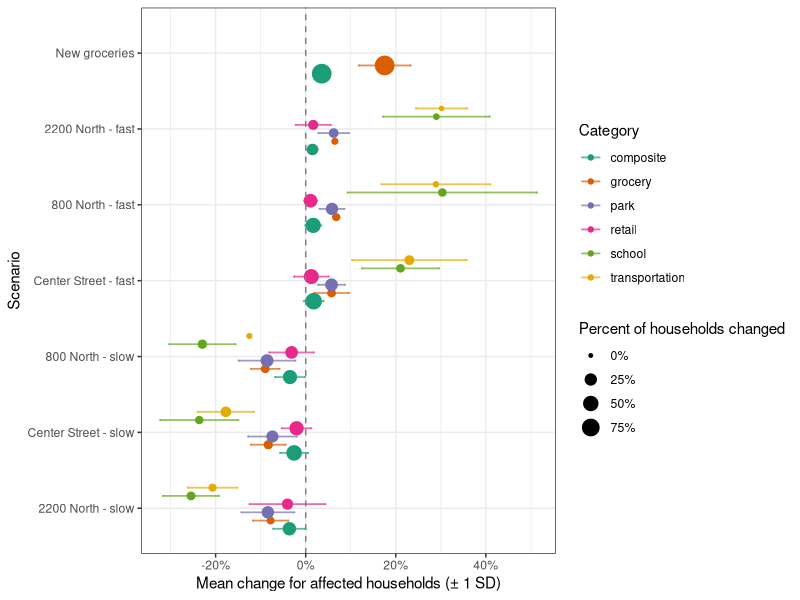

Source code (R):
## ---- chunk 1
library(tidyverse)
access_summary <- structure(list(scenario = c("2200 North - fast", "2200 North - fast", 
"2200 North - fast", "2200 North - fast", "2200 North - fast", 
"2200 North - fast", "2200 North - slow", "2200 North - slow", 
"2200 North - slow", "2200 North - slow", "2200 North - slow", 
"2200 North - slow", "800 North - fast", "800 North - fast", 
"800 North - fast", "800 North - fast", "800 North - fast", "800 North - fast", 
"800 North - slow", "800 North - slow", "800 North - slow", "800 North - slow", 
"800 North - slow", "800 North - slow", "Center Street - fast", 
"Center Street - fast", "Center Street - fast", "Center Street - fast", 
"Center Street - fast", "Center Street - fast", "Center Street - slow", 
"Center Street - slow", "Center Street - slow", "Center Street - slow", 
"Center Street - slow", "Center Street - slow", "New groceries", 
"New groceries", "New groceries", "New groceries", "New groceries", 
"New groceries"), category = c("grocery", "park", "transportation", 
"school", "retail", "composite", "grocery", "park", "transportation", 
"school", "retail", "composite", "grocery", "park", "transportation", 
"school", "retail", "composite", "grocery", "park", "transportation", 
"school", "retail", "composite", "grocery", "park", "transportation", 
"school", "retail", "composite", "grocery", "park", "transportation", 
"school", "retail", "composite", "grocery", "park", "transportation", 
"school", "retail", "composite"), pct_changed = c(0.022391692357618, 
0.102812855671779, 0.00181188814971064, 0.0149707920119549, 0.121585807777597, 
0.19581913570231, 0.0387257288117259, 0.257059237981681, 0.0458921520904321, 
0.0700991713082462, 0.176726702363568, 0.329790686354048, 0.0460544107307047, 
0.256517261937022, 0.010087078803613, 0.0593941040619481, 0.354886689382876, 
0.484477256747255, 0.0635513007734329, 0.285025201886077, 0.00843744929417491, 
0.0878141556853688, 0.27570447292985, 0.390718805776408, 0.0657958786305371, 
0.279415749823858, 0.109281194223592, 0.0623556581986143, 0.464600573313862, 
0.614797987992861, 0.0829412082860079, 0.236057666251152, 0.146492509059441, 
0.0542317619888602, 0.400616582833036, 0.515685001893017, 0.995375628752231, 
0, 0, 0, 0, 0.995375628752231), mean_change = c(0.00144746218361532, 
0.00638618413285414, 0.000546270755584383, 0.00434180138568129, 
0.00202958047441477, 0.00293245759031803, -0.00301630489572964, 
-0.0215961327516928, -0.00949425527147448, -0.0178505767202969, 
-0.00714548213150955, -0.0119503638594554, 0.00312100989226575, 
0.0149655574678498, 0.00291576201035892, 0.0180139861949394, 
0.00381931245630561, 0.00806092589223345, -0.00571086392908497, 
-0.0244599029741461, -0.00105468116177192, -0.0201525737315705, 
-0.0086404229768087, -0.0136147717432477, 0.0037726763533303, 
0.016011254941178, 0.0251535662131155, 0.0131219231341493, 0.00575829481059637, 
0.0108219059092322, -0.00689423570764354, -0.0174438329534128, 
-0.0259619297445845, -0.0128203336761957, -0.00812181928331138, 
-0.0132749148171335, 0.174526364164433, 0, 0, 0, 0, 0.0353573724407229
), mean_changed = c(0.0646428220117478, 0.0621146459859198, 0.301492537313433, 
0.290018148820327, 0.0166925771314298, 0.0149753372151331, -0.0778889123144489, 
-0.084012280287048, -0.206881892415186, -0.254647471391657, -0.040432385349496, 
-0.0362362078552636, 0.067767882440519, 0.0583413270313319, 0.289059108898251, 
0.303295865464209, 0.0107620617243975, 0.0166383989753284, -0.0898622665403016, 
-0.085816632397029, -0.125, -0.229491174563885, -0.0313394370609546, 
-0.0348454477797491, 0.057339098312145, 0.0573026214566355, 0.230172870930109, 
0.210436767299512, 0.0123940759898852, 0.017602376911744, -0.0831219589166085, 
-0.0738964899146852, -0.177223599426849, -0.236398988453097, 
-0.0202732977898131, -0.0257422937808994, 0.175337188417213, 
NA, NA, NA, NA, 0.0355216376806871), sd_changed = c(0.00458612760247661, 
0.0340160496767972, 0.0572762329649604, 0.11860800249511, 0.0390662831501598, 
0.0123480127918347, 0.0394624378523043, 0.0588208565652962, 0.0551585433837076, 
0.0622413509591232, 0.0842117599632879, 0.0360089237307019, 0.00767112093524239, 
0.0274768467453646, 0.120876874841133, 0.210454516662534, 0.0142029583810585, 
0.0180986662180842, 0.0316995226167023, 0.0630505898226082, 0, 
0.0737976189527436, 0.049714630586851, 0.0332339218927571, 0.0390945606112292, 
0.0296398340274406, 0.127389686816152, 0.0858090080295444, 0.0385752605935742, 
0.0221153947724008, 0.0384672684671662, 0.0542496182453594, 0.0628217845758084, 
0.0868591316701547, 0.0327263176397955, 0.0312942129944961, 0.0577567332866006, 
NA, NA, NA, NA, 0.0118315612743461)), row.names = c(NA, -42L), class = c("tbl_df", 
"tbl", "data.frame"))


summary_dodge <- position_dodge(width = 0.65)

ggplot(
  access_summary,
  aes(
    x = mean_changed,
    y = reorder(scenario, mean_changed),
    color = category
  )
) +
  geom_errorbar(
    aes(
      xmin = mean_changed - sd_changed,
      xmax = mean_changed + sd_changed
    ),
    orientation = "y",
    position = summary_dodge,
    width = 0.15,
    linewidth = 0.6,
    alpha = 0.7
  ) +
  geom_point(
    aes(size = pct_changed),
    position = summary_dodge
  ) +
  geom_vline(xintercept = 0, linetype = "dashed", color = "grey50") +
  scale_x_continuous(labels = scales::percent) +
  scale_size("Percent of households changed", range = c(1, 6), labels = scales::percent) +
  scale_color_brewer("Category", palette = "Dark2") +
  theme_bw() +
  xlab("Mean change for affected households (± 1 SD)") +
  ylab("Scenario")
